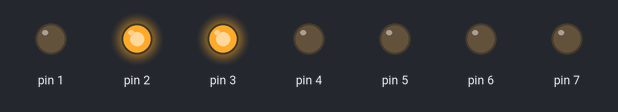
A sketch run on a simulated Arduino Uno, built with avr-gcc and run on an emulated ATmega328P. On the bench: output pins drawn as LEDs (lit = HIGH).

Above: at 0.1 s.
At 4.1 s:
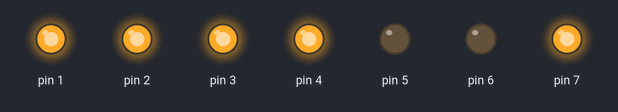
At 8.1 s:
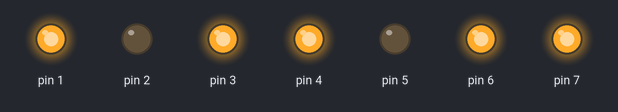
At 16.1 s:
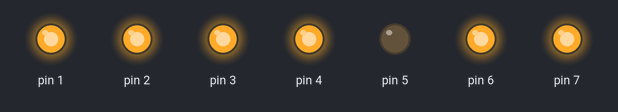
At 26.1 s:
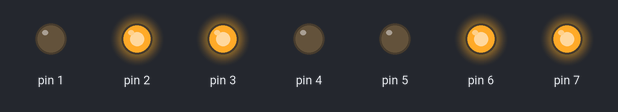
At 38.1 s:
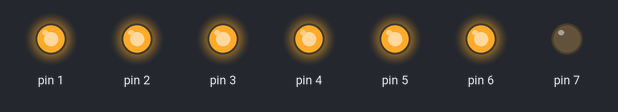
Timing chart, 0 to 39.6 s (numbered marks = the images above):
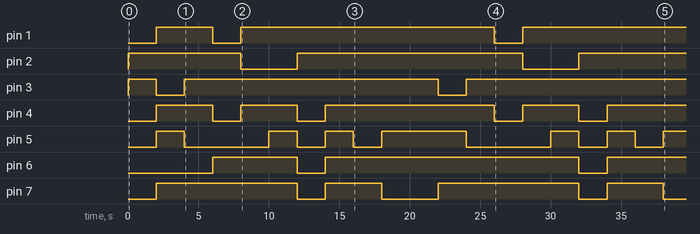

Measured:
- by itself, pin 1: goes HIGH 4.0 s, LOW 2.0 s, HIGH 18.0 s, LOW 2.0 s, then HIGH
- by itself, pin 2: goes HIGH 8.0 s, LOW 4.0 s, HIGH 16.0 s, LOW 4.0 s, then HIGH
- by itself, pin 3: goes HIGH 2.0 s, LOW 2.0 s, HIGH 18.0 s, LOW 2.0 s, then HIGH
- by itself, pin 4: LOW → HIGH at 2.0 s, → LOW 4.0 s later, → HIGH 2.0 s later, → LOW 4.0 s later, … (9 changes in this stretch)
- by itself, pin 5: LOW → HIGH at 2.0 s, → LOW 2.0 s later, → HIGH 6.0 s later, → LOW 2.0 s later, … (13 changes in this stretch)
- by itself, pin 6: goes HIGH 6.0 s, LOW 2.0 s, HIGH 18.0 s, LOW 2.0 s, then HIGH
- by itself, pin 7: LOW → HIGH at 2.0 s, → LOW 10.0 s later, → HIGH 2.0 s later, → LOW 4.0 s later, … (8 changes in this stretch)

The sketch:

LED_1-9.ino
```cpp
void setup()
{
pinMode(1,OUTPUT);
pinMode(2,OUTPUT);
pinMode(3,OUTPUT);
pinMode(4,OUTPUT);
pinMode(5,OUTPUT);
pinMode(6,OUTPUT);
pinMode(7,OUTPUT);
}
void loop()
{
digitalWrite(2,HIGH);
digitalWrite(3,HIGH);
delay(2000);
digitalWrite(1,HIGH);
digitalWrite(3,LOW);
digitalWrite(7,HIGH);
digitalWrite(5,HIGH);
digitalWrite(4,HIGH);
delay(2000);
digitalWrite(3,HIGH);
digitalWrite(5,LOW);
delay(2000);
digitalWrite(6,HIGH);
digitalWrite(4,LOW);
digitalWrite(1,LOW);
delay(2000);
digitalWrite(1,HIGH);
digitalWrite(2,LOW);
digitalWrite(4,HIGH);
delay(2000);
digitalWrite(5,HIGH);
delay(2000);
digitalWrite(2,HIGH);
digitalWrite(6,LOW);
digitalWrite(4,LOW);
digitalWrite(7,LOW);
digitalWrite(5,LOW);
delay(2000);
digitalWrite(4,HIGH);
digitalWrite(5,HIGH);
digitalWrite(6,HIGH);
digitalWrite(7,HIGH);
delay(2000);
digitalWrite(5,LOW);
delay(2000);
digitalWrite(5,HIGH);
digitalWrite(7,LOW);
delay(2000);
}
```
